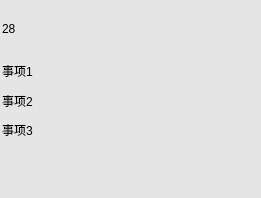
<?xml version="1.0" encoding="UTF-8"?>
<ui version="4.0">
 <class>Calendar_day</class>
 <widget class="QWidget" name="Calendar_day">
  <property name="geometry">
   <rect>
    <x>0</x>
    <y>0</y>
    <width>261</width>
    <height>198</height>
   </rect>
  </property>
  <property name="focusPolicy">
   <enum>Qt::NoFocus</enum>
  </property>
  <property name="contextMenuPolicy">
   <enum>Qt::DefaultContextMenu</enum>
  </property>
  <property name="windowTitle">
   <string>Form</string>
  </property>
  <property name="styleSheet">
   <string notr="true">background-color: rgb(229, 229, 229);</string>
  </property>
  <layout class="QVBoxLayout" name="verticalLayout" stretch="2,1,1,1,2">
   <property name="spacing">
    <number>3</number>
   </property>
   <property name="leftMargin">
    <number>2</number>
   </property>
   <property name="topMargin">
    <number>2</number>
   </property>
   <property name="rightMargin">
    <number>2</number>
   </property>
   <property name="bottomMargin">
    <number>2</number>
   </property>
   <item>
    <widget class="QLabel" name="dateLabel">
     <property name="styleSheet">
      <string notr="true">font: 75 12pt &quot;微软雅黑&quot;;
color: rgb(0, 0, 0);</string>
     </property>
     <property name="text">
      <string>28</string>
     </property>
     <property name="alignment">
      <set>Qt::AlignLeading|Qt::AlignLeft|Qt::AlignVCenter</set>
     </property>
    </widget>
   </item>
   <item>
    <widget class="QLabel" name="label1">
     <property name="styleSheet">
      <string notr="true">color: rgb(0, 0, 0);
font: 8pt &quot;微软雅黑&quot;;</string>
     </property>
     <property name="text">
      <string>事项1</string>
     </property>
    </widget>
   </item>
   <item>
    <widget class="QLabel" name="label2">
     <property name="styleSheet">
      <string notr="true">color: rgb(0, 0, 0);
font: 8pt &quot;微软雅黑&quot;;</string>
     </property>
     <property name="text">
      <string>事项2</string>
     </property>
    </widget>
   </item>
   <item>
    <widget class="QLabel" name="label3">
     <property name="styleSheet">
      <string notr="true">color: rgb(0, 0, 0);
font: 8pt &quot;微软雅黑&quot;;</string>
     </property>
     <property name="text">
      <string>事项3</string>
     </property>
    </widget>
   </item>
   <item>
    <spacer name="verticalSpacer">
     <property name="orientation">
      <enum>Qt::Vertical</enum>
     </property>
     <property name="sizeHint" stdset="0">
      <size>
       <width>20</width>
       <height>40</height>
      </size>
     </property>
    </spacer>
   </item>
  </layout>
 </widget>
 <resources/>
 <connections/>
</ui>
